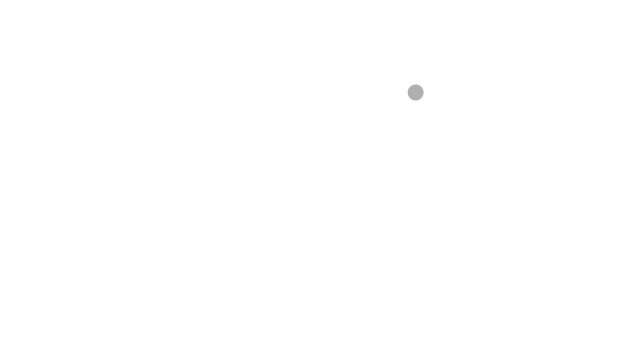
Frame 1 (no input)
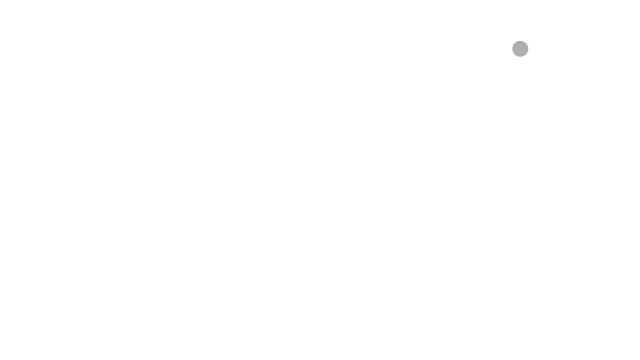
Frame 60 (the mouse pressed at the canvas centre just before this capture)
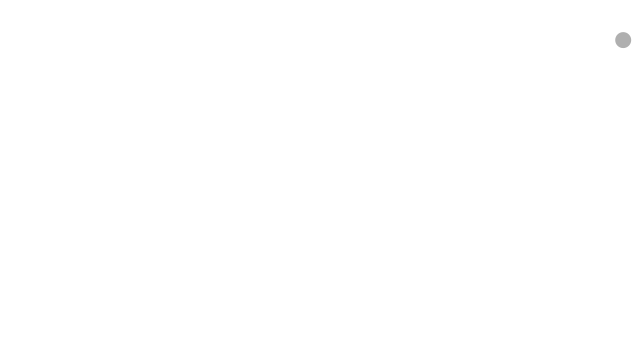
Frame 120 (the mouse held since frame 60 and released just before this capture)

The Processing sketch that drew these frames (run headless with seeded random() and noise(); from frame 60 on, the mouse is pressed at the canvas centre):

// Processing sketch: BolaPVector2
// ── BolaPVector2.pde
Mover m;
void setup() {
  size(640, 360);
  m = new Mover();
}
void draw() {
  background(255);
  m.checkColisao();
  m.update();
  m.render();
}

class Mover {
  PVector pos;
  PVector vel;
  PVector acc;
  Mover() {
    pos = new PVector(random(width), random(height));
    vel = new PVector(random(-2, 2), random(-2, 2));
    acc = new PVector(-0.001,0.01);
  }
  void update() {
    vel.add(acc);
    println(vel.mag());
    vel.limit(10);
  //void limit(float limite máximo) {
  //  if (vel.mag() > limite) {
  //    vel.setMag(limite);
  //  }
  //}
    pos.add(vel);
  }
  void render() {
    noStroke();
    fill(175);
    ellipse(pos.x, pos.y, 16, 16);
  }
  void checkColisao() {
    if (pos.x > width) {
      pos.x = 0;
    } else if (pos.x <0) {
      pos.x = width;
    }
    if (pos.y > height) {
      pos.y = 0;
    } else if (pos.y < 0) {
      pos.y = height;
    }
  }
}
